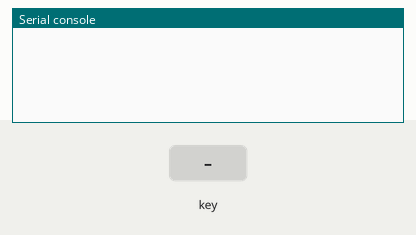
Bench run of a program on a simulated Raspberry Pi Pico running CircuitPython. On the bench: the last lines printed to the serial console. Inputs (shaded band) come from the test bench. USB keyboard and mouse output is not drawn.

Above: at 1.2 s.
1.3 s: key number 0 pressed for 0.2 s
At 2.7 s:
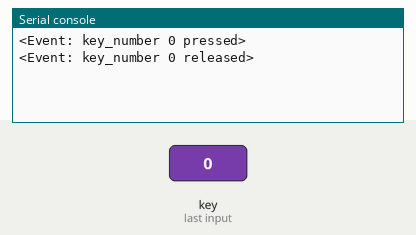
3.0 s: key number 1 pressed for 0.2 s
At 3.16 s:
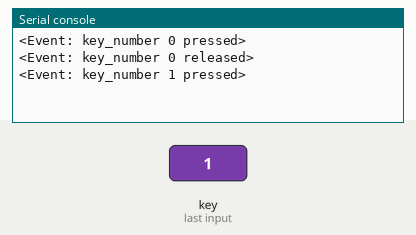

Measured:
- after the input at 1.3 s, the serial console: prints a new line at once (image 1)
- after the input at 3.0 s, the serial console: prints a new line at once (image 2)

The program:

code.py
```python
# Based on
# https://learn.adafruit.com/key-pad-matrix-scanning-in-circuitpython/keys-one-key-per-pin
# https://learn.adafruit.com/key-pad-matrix-scanning-in-circuitpython/keymatrix
# Dan Halbert for Adafruit Industries
#
# Test for waveshare rp2040-zero handwired navigation pad
import keypad
import board
import keypad
import neopixel
import usb_hid
from adafruit_hid.keyboard import Keyboard
from adafruit_hid.keycode import Keycode

KEYCODES = (
    Keycode.ZERO,		#0
    Keycode.UP_ARROW,		#1
    Keycode.ZERO,		#2
    Keycode.A,			#3
    Keycode.LEFT_ARROW,		#4
    Keycode.DOWN_ARROW,		#5
    Keycode.RIGHT_ARROW,	#6
    Keycode.B,			#7
)

km = keypad.KeyMatrix(
    row_pins=(board.GP28, board.GP29),
    column_pins=(board.GP27, board.GP26, board.GP15, board.GP14),
    columns_to_anodes=True,
)

kbd = Keyboard(usb_hid.devices)

while True:
    event = km.events.get()
    if event:
        print(event)
        key_number = event.key_number
        # A key transition occurred.
        if event.pressed:
            kbd.press(KEYCODES[key_number])
        if event.released:
            kbd.release(KEYCODES[key_number])
```
